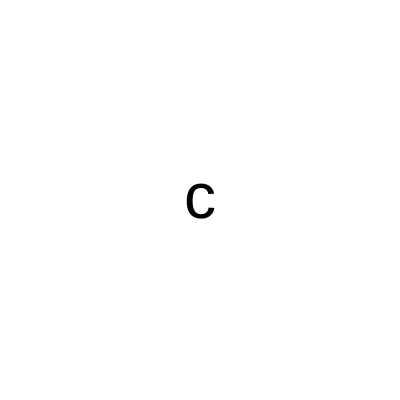
Frame 1 (no input)
Frame 60 (no input): identical to frame 1, image omitted
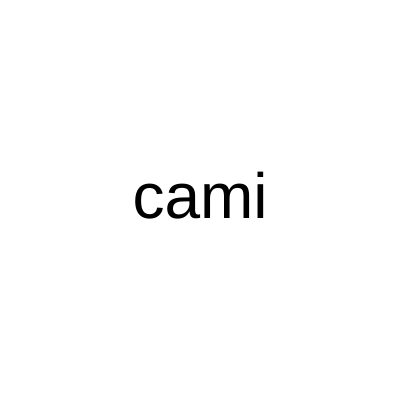
Frame 120 (the mouse pressed at the canvas centre since frame 60)

The p5.js sketch that drew these frames (run headless with seeded random() and noise() and a simulated clock; from frame 60 on, the mouse is pressed at the canvas centre):

// p5.js sketch
// ── sketch.js
//-- declarando variavel global
let palavra;
function setup() {
  createCanvas(400, 400);
  let palavras = ["Caminhante", "caminho", "caminha"];
  palavra = random(palavras);
}
function inicializaCores() {
  background("white");
  fill("black");
  textSize(64);
  textAlign(CENTER,CENTER);

}
function draw() {
  inicializaCores();
  let maximo = width;
  let minimo = 0;
  //mouseX, 0, width ==> 0, palavra.length
  
  let quantidade = map(mouseX, 0, width, 1, palavra.length);
  //console.log(quantidade);
  let parcial = palavra.substring(0, quantidade);
  text(parcial,200,200);
 
}
